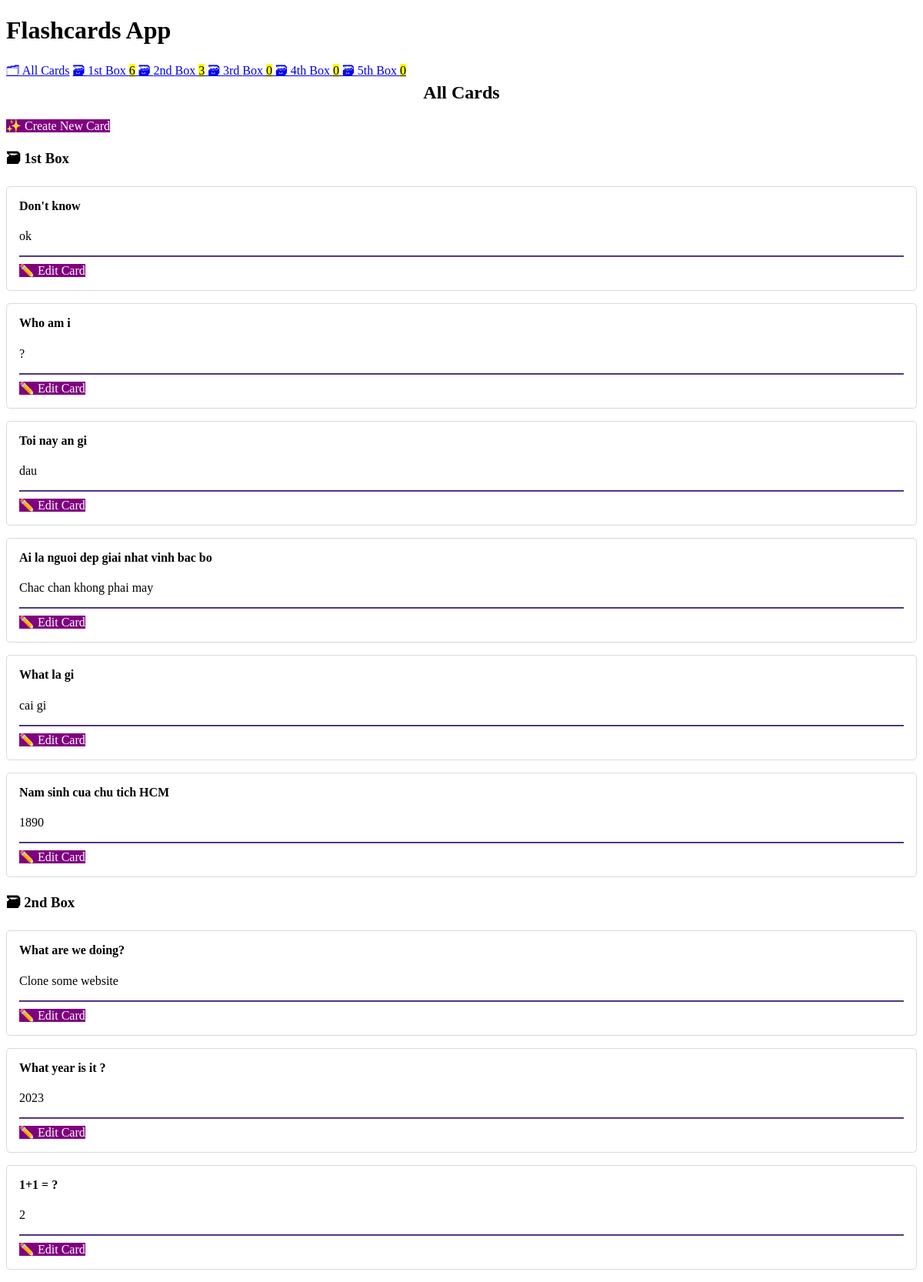
The page / on the database its author committed.
### cards/models.py (models this page shows, shortened)
class Card(models.Model):
    question = models.CharField(max_length=100)
    answer = models.CharField(max_length=100)
    box = models.IntegerField(
        choices=zip(BOXES, BOXES),
        default=BOXES[0],
    )
    date_created = models.DateTimeField(auto_now_add=True)

### cards/views.py (the view)
# urls.py: path("", views.CardListView.as_view(), name="card-list"),
class CardListView(ListView):
    model = Card
    queryset = Card.objects.all().order_by("box", "-date_created")

### cards/templatetags/cards_tags.py (called while the page is built)
@register.inclusion_tag("cards/box_links.html")
def boxes_as_links():
    boxes = []
    for box_num in BOXES:
        card_count = Card.objects.filter(box=box_num).count()
        boxes.append({"number": box_num, "card_count": card_count})
    return {"boxes": boxes}

### cards/templates/cards/card_list.html
{% extends "base.html" %}
{% load humanize %}
{% block content %}
    <h2>
        All Cards
    </h2>
    <a href="{% url 'card-create' %}" role="button" style="background-color: purple;">
        ✨ Create New Card
    </a>
    {% for card in card_list %}
        {% ifchanged %}
            <h3>🗃 {{ card.box | ordinal }} Box</h3>
        {% endifchanged %}
        {% include "cards/card.html" %}
    {% endfor %}
{% endblock content %}

### templates/base.html (shortened to what this page needs)
<!DOCTYPE html>
<html lang="en">
<head>
    <link rel="stylesheet" href="https://cdn.simplecss.org/simple.min.css">
</head>
<body>
    <header>
        <h1>Flashcards App</h1>
        {% include "cards/navigation.html" %}
    </header>
    <main>
        {% block content %}{% endblock content %}
    </main>
</body>
</html>

### cards/templates/cards/navigation.html
{% load cards_tags %}
<nav>
    <a href="{% url 'card-list' %}">🗂 All Cards</a>
    {% boxes_as_links %}
</nav>

### cards/templates/cards/box_links.html
{% load humanize %}
{% for box in boxes %}
    <a href="{% url 'box' box_num=box.number %}">
        🗃 {{ box.number | ordinal }} Box <mark>{{ box.card_count }}</mark>
    </a>
{% endfor %}

### cards/templates/cards/card.html (shortened to what this page needs)
<article>
    <h4>{{ card.question }}</h4>
    {% if not check_card %}
        <p>{{ card.answer }}</p>
        <hr/>
        <a href="{% url 'card-update' card.id %}" role="button" style="background-color: purple;">
            ✏️ Edit Card
        </a>
    {% endif %}
</article>

### templates/base.html (style rules this page uses)
:root { --accent: #6e48ad; --accent-bg: white; --bg: #fff; --text: #212121; --text-light: #585858; --border: #d8dae1; --code: #d81b60; --preformatted: #444; }
article { background-color: var(--marked); border: 1px solid var(--border); border-radius: 5px; padding: 1em; margin: 1em 0; }
h2 { text-align: center; }
h2, h4 { margin-top: 0; }
hr { background: var(--accent); border-color: var(--accent); }
button, a[role="button"] { color: white; text-decoration: none; }

### rows shown on the page
Card: box|ordinal "1st", question "Don't know", answer "ok"
Card: question "Who am i", answer "?"
Card: question "Toi nay an gi", answer "dau"
Card: question "Ai la nguoi dep giai nhat vinh bac bo", answer "Chac chan khong phai may"
Card: question "What la gi", answer "cai gi"
Card: question "Nam sinh cua chu tich HCM", answer "1890"
Card: box|ordinal "2nd", question "What are we doing?", answer "Clone some website"
Card: question "What year is it ?", answer "2023"
Card: question "1+1 = ?", answer "2"

### other values the page prints
{{ box.number | ordinal }} "1st" "2nd" "3rd" "4th" "5th"
{{ box.card_count }} "6" "3" "0" "0" "0"
